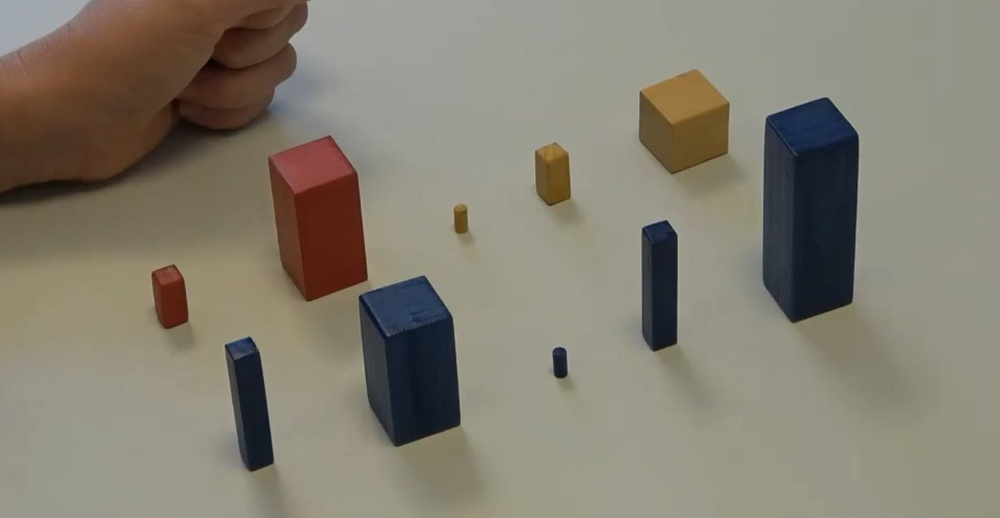
#> input picture WoodenBlock.JPG, 1000 x 518 px, shrunk from 1443 x 748 before the run
$ python -i Shape.py   (imports and definitions only)
#> lines starting #> are read from the running program, lines starting #| are printed output that depends on the picture; after the words box and inside, x2 and y2 are one past the last pixel; in counts of white or black regions, pixels touching at a corner belong together
from cv2 import cv2

import numpy as np

def ShapeFunction(path):

#> called with path = 'WoodenBlock.JPG'
    cap = cv2.VideoCapture(path)
    _, image = cap.read()
#> image is the input picture: shape (518, 1000, 3); mean B, G, R 112.8, 126.6, 132.2
    # path_to_image= image
    # image = cv2.imread()

    # Grayscale
    gray = cv2.cvtColor(image, cv2.COLOR_BGR2GRAY)
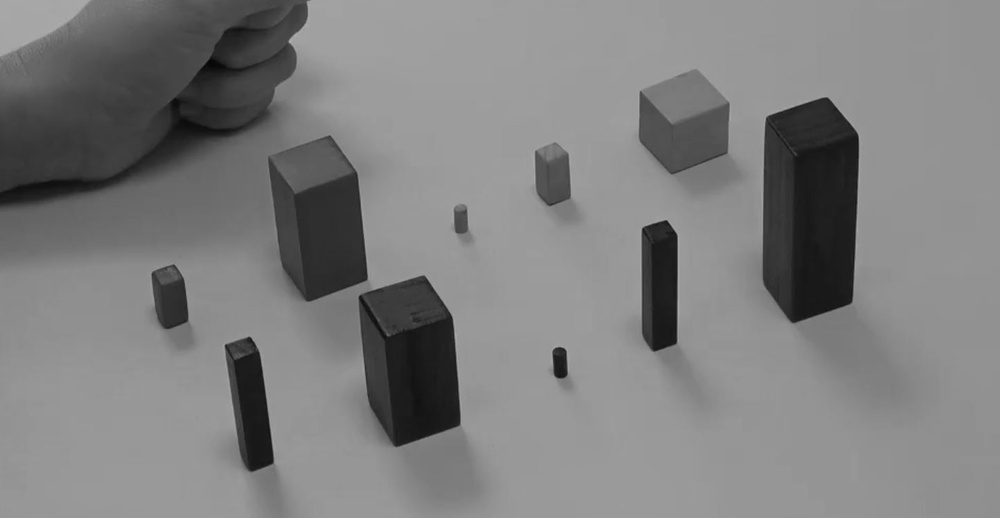
#> gray: shape (518, 1000); min 4, max 175, mean 126.7

    # Find Canny edges
    edged = cv2.Canny(gray, 30, 200)
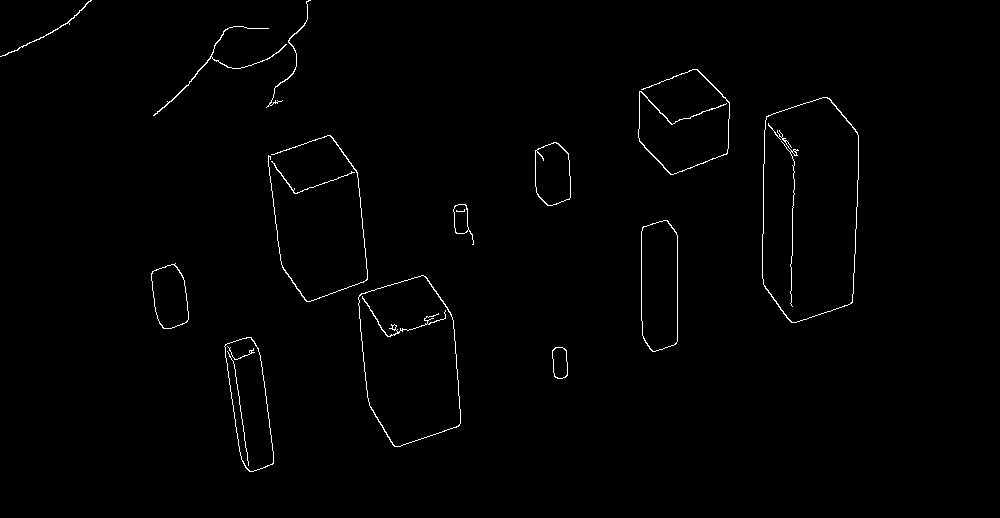
#> edged: shape (518, 1000); 0.9% white in thin lines or dots, all inside (x1, y1, x2, y2) = (0, 0, 859, 472)
    cv2.waitKey(0)

    # Finding Contours
    # Use a copy of the image e.g. edged.copy()
    # since findContours alters the image
    contours, hierarchy = cv2.findContours(edged, cv2.RETR_EXTERNAL, cv2.CHAIN_APPROX_NONE)
#> contours = 14 contours; largest, box (x1, y1, x2, y2) and area: (762, 97, 859, 323) 18683, (358, 275, 461, 447) 13472, (641, 220, 678, 352) 4374, (224, 337, 274, 472) 4286, (535, 142, 571, 206) 1874

    # [9 lines of commented-out code are left out]


    for contour in contours:
        approx = cv2.approxPolyDP(contour, 0.01 * cv2.arcLength(contour, True), True)
        print("ApPROX: %d" %len(approx))
        cv2.drawContours(image, [approx], 0, (0, 0, 0), 5)
        x = approx.ravel()[0]
        y = approx.ravel()[1]

        if len(approx) > 10:
            print("Sphere")
            cv2.drawContours(image, [contour], -1, (255, 0, 0), 3)
            cv2.putText(image, 'Cube', (x, y), cv2.FONT_HERSHEY_SCRIPT_SIMPLEX, 1, [0, 0, 0], 2)

        elif len(approx) == 6 or len(approx) == 7:
            print("Cube")
            cv2.drawContours(image, [contour], -1, (255, 0, 0), 3)
            x1, y2, w1, h1 = cv2.boundingRect(approx)
            print("Dimensions: %d, %d, %d, %d " % (x1, y2, w1, h1))
            cv2.putText(image, 'Cube ', (x, y), cv2.FONT_HERSHEY_SCRIPT_COMPLEX, 1, [0, 0, 0], 2)


        elif len(approx) == 10 or len(approx) == 9:
            print("Cylinder")
            cv2.drawContours(image, [contour], -1, (255, 0, 0), 3)
            cv2.putText(image, 'Cylinder', (x, y), cv2.FONT_HERSHEY_SCRIPT_SIMPLEX, 1, [0, 0, 0], 2)
#> this loop made 14 passes
#> (x, y, x1, y2, w1, h1) on passes 3, 4, 5, 8, 10: (423, 275, 358, 275, 103, 172), (175, 263, 151, 263, 38, 66), (667, 220, 642, 220, 36, 132), (556, 142, 535, 142, 36, 64), (827, 97, 762, 97, 97, 226)
#> (x, y) on passes 1, 2, 6, 9, 11, 12: (555, 347), (224, 346), (455, 205), (330, 135), (697, 69), (286, 44)
#> (printed output is left out)
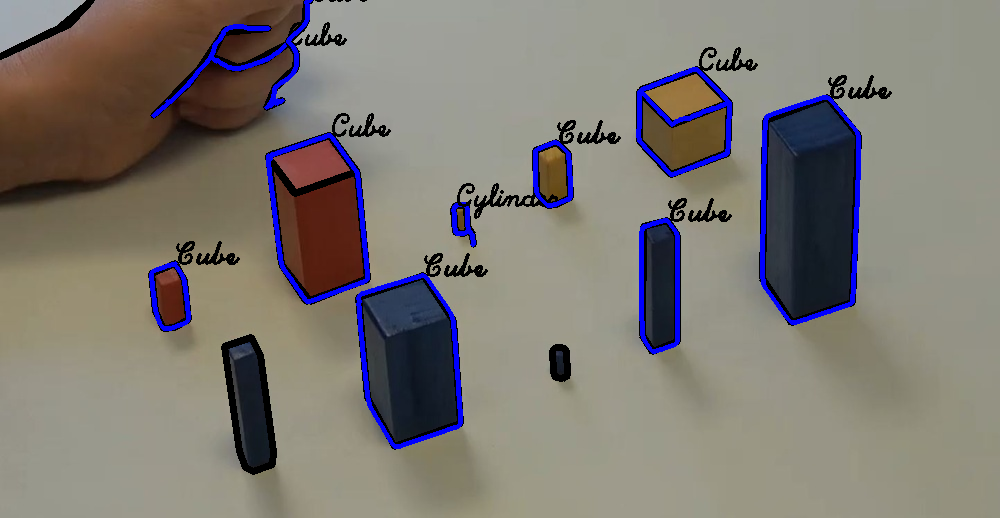
#> image: shape (518, 1000, 3); 6.02% of pixels changed, all inside (x1, y1, x2, y2) = (0, 0, 892, 475)


    cv2.imshow('Canny Edges After Contouring', edged)
    cv2.waitKey(0)


    cv2.drawContours(image, contours, -1, (0, 255, 0), 3)
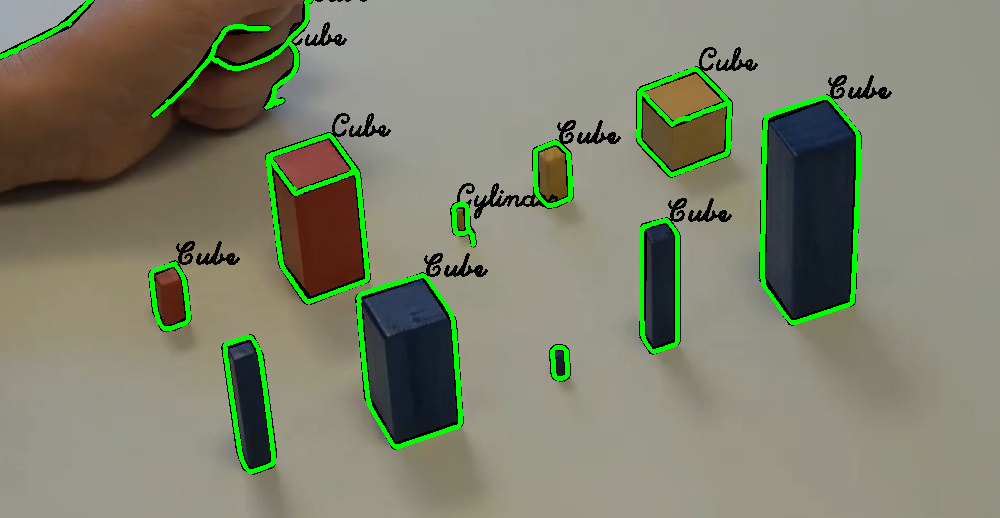
#> image: shape (518, 1000, 3); 3.32% of pixels changed, all inside (x1, y1, x2, y2) = (0, 0, 861, 474)

    cv2.imshow('Contours', image)
    cv2.waitKey(0)
    cv2.destroyAllWindows()

    return contours

>>> result = ShapeFunction('WoodenBlock.JPG')
#> result has the same summary as contours in ShapeFunction
